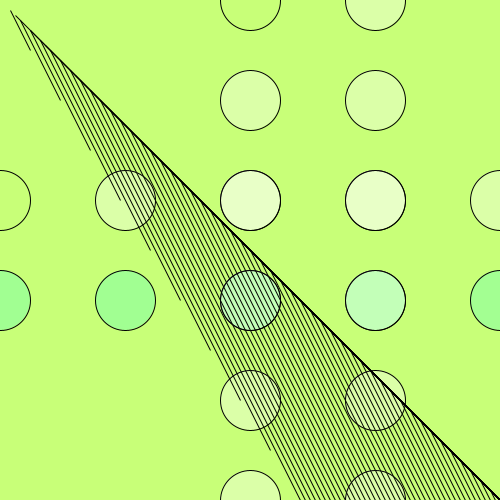
Frame 1 (no input)
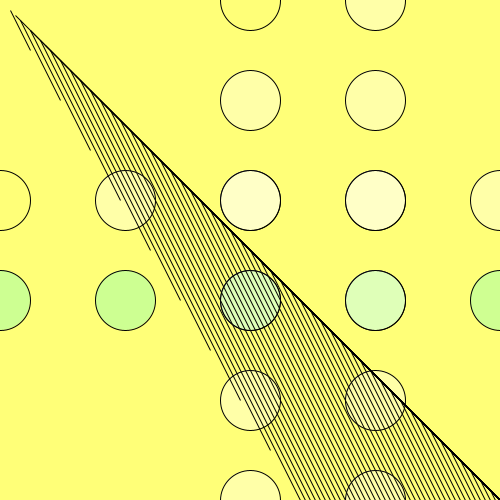
Frame 60 (the mouse pressed at the canvas centre just before this capture)
Frame 120 (the mouse held since frame 60 and released just before this capture): identical to frame 60, image omitted

The Processing sketch that drew these frames (run headless with seeded random() and noise(); from frame 60 on, the mouse is pressed at the canvas centre):

// Processing sketch: processing_66455
// ── processing_66455.pde

int[] myArray;
int myNumber;

int posY;

boolean goingUp;



void setup() {

  size(500, 500);
  posY=400;
  goingUp = true;
}



void draw() {
  background(posY/2, 255, 120);



  myArray = new int[4];
  myNumber = 1;
  noFill();

  for (int i = 0; i<300; i++) {  //create an int i=0
    triangle( i* 10, i * 10, i * 30, i *50, i* 10, i * 10);
    triangle( i* 20, i * 20, i * 60, i* 60, i* 15, i * 15);
    ellipse(250, i*100, 60, 60);
    ellipse(i*125, 200, 60, 60);
    fill(i*2, 255, 255, 50);
    ellipse(i*125, 300, 60, 60);
    fill(posY, 255, 255, 90);
    ellipse(375, i*100, 60, 60);

    if (goingUp == true) {
      posY = posY +50;
      if (posY < 250) {
        goingUp = false;
      }
    }

    else {
      posY = posY +300;
      if (posY > 450) {
        goingUp = true;
      }
    }
  }
}
